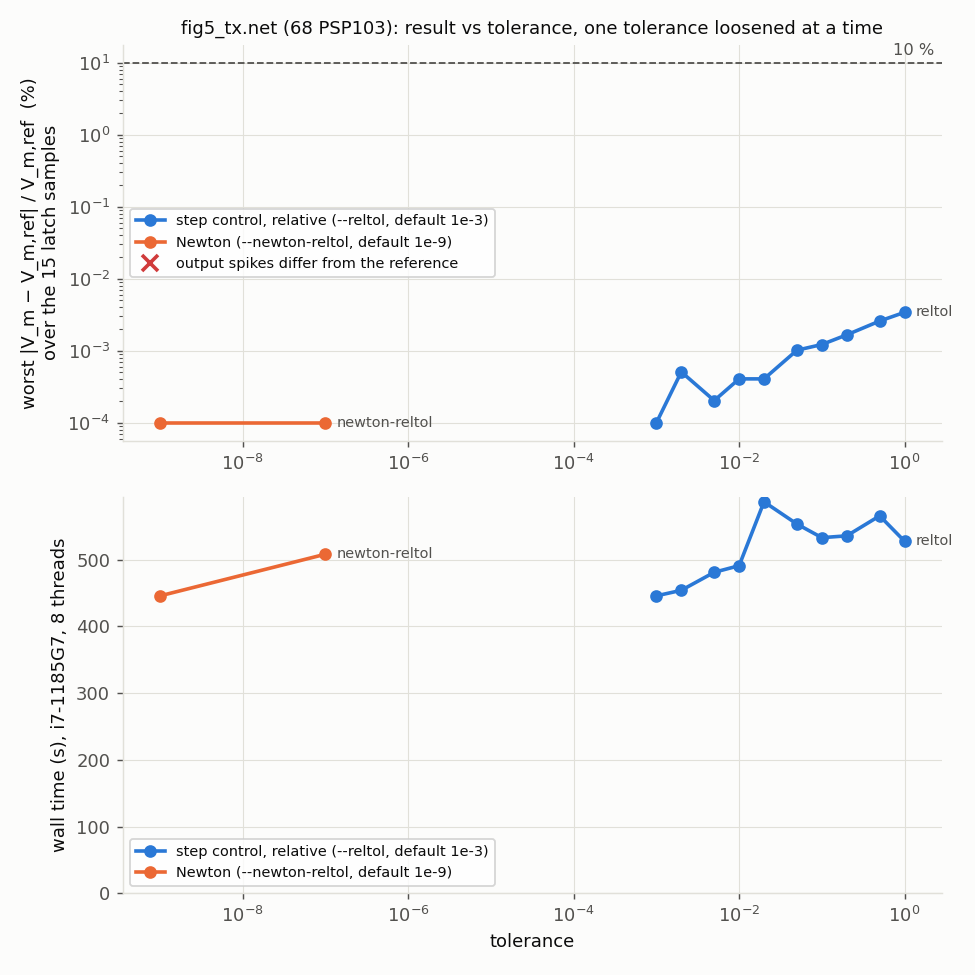

Source code (Python):
"""How far can the transient tolerances be loosened on the transistor neuron before the answer moves?

Runs `fig5_tx.net` (the Fig. 5 neuron, every block as SG13G2 transistors) at the default
tolerances -- the reference -- and then loosens one tolerance at a time, each sweep continuing
until the worst V_m difference from the reference exceeds 10 % (or the run fails):

  * `--reltol`: the step controller's relative truncation-error budget (default 1e-3): fewer
    timepoints;
  * `--newton-reltol`: each step's Newton convergence tolerance (default 1e-9): fewer
    iterations per timepoint;
  * `--abstol`: the step controller's absolute floor (default 1e-6, in each unknown's units):
    for the current-valued unknowns (|x| ~ uA) it, not reltol, sets the budget.

"The answer" is what `check_snn.py fig5` reads: V_m at the end of each of the 15 clock cycles
(the latch samples) and the output spike steps. The difference is the worst, over the 15
samples, of |V_m - V_m,ref| / |V_m,ref| (every reference sample is above 0.8 V, so the ratio is
well defined). Also recorded: wall time, timepoints, exit code.

    python circuits/snn/transistor/tolerance_study.py [--va-cli target/release/va-cli]
    python circuits/snn/transistor/tolerance_study.py --plot   # the figure, from results.jsonl

Resumable: each finished run is a line in `tolerance/results.jsonl`, and a run already there is
not repeated. Raw outputs go to `tolerance/*.out` (not committed, ~2.5 MB each).
"""
import argparse
import json
import os
import re
import subprocess
import sys
import time

HERE = os.path.dirname(os.path.abspath(__file__))
ROOT = os.path.normpath(os.path.join(HERE, "..", "..", ".."))
DECK = "circuits/snn/transistor/fig5_tx.net"
OUT = os.path.join(HERE, "tolerance")
RESULTS = os.path.join(OUT, "results.jsonl")
T, N = 250e-9, 15
LIMIT = 0.10
SWEEPS = {
    "reltol": (1e-3, [2e-3, 5e-3, 1e-2, 2e-2, 5e-2, 0.1, 0.2, 0.5, 1.0]),
    "newton-reltol": (1e-9, [1e-7, 1e-5, 1e-4, 1e-3, 1e-2, 3e-2, 0.1, 0.3, 1.0]),
    "abstol": (1e-6, [1e-5, 1e-4, 1e-3, 1e-2, 3e-2, 0.1, 0.3, 1.0]),
}


def samples(path):
    """V_m at each latch instant and the output spike steps, exactly as `check_snn.py fig5` reads
    them (V_m at (k+1)T - 0.5 ns; a spike at step k if V(spk) > 1.65 V at kT + T/2; both
    interpolated linearly between accepted points), streamed from a va-cli output file."""
    want = sorted([((k + 1) * T - 0.5e-9, "vm", k) for k in range(N)]
                  + [(k * T + T / 2, "spk", k) for k in range(N)])
    got = {"vm": [None] * N, "spk": [None] * N}
    pat = re.compile(r"\s*t=([-\d.e+]+)s.*V\(vm\)=([-\d.e+]+) V\s+V\(spk\)=([-\d.e+]+)")
    prev, i, points = None, 0, 0
    with open(path) as fh:
        for line in fh:
            m = pat.match(line)
            if not m:
                continue
            points += 1
            cur = (float(m.group(1)), {"vm": float(m.group(2)), "spk": float(m.group(3))})
            while i < len(want) and cur[0] >= want[i][0]:
                tw, key, k = want[i]
                if prev is None or cur[0] == prev[0]:
                    got[key][k] = cur[1][key]
                else:
                    (t0, a), (t1, b) = prev, cur
                    got[key][k] = a[key] + (b[key] - a[key]) * (tw - t0) / (t1 - t0)
                i += 1
            prev = cur
    spikes = [k for k, v in enumerate(got["spk"]) if v is not None and v > 1.65]
    return got["vm"], spikes, points


def run(va_cli, flag, value):
    tag = f"{flag}_{value:g}"
    out = os.path.join(OUT, tag + ".out")
    cmd = [va_cli, "sim", DECK, "--model", "models/snn", "--model",
           "models/sg13g2/psp103/psp103.va", "--tran", "--report", "clk,vm,spk", f"--{flag}",
           f"{value:g}"]
    t0 = time.time()
    with open(out, "w") as fh:
        rc = subprocess.run(cmd, cwd=ROOT, stdout=fh, stderr=subprocess.STDOUT).returncode
    wall = time.time() - t0
    vm, spikes, points = samples(out) if rc == 0 else ([None] * N, [], 0)
    return {"flag": flag, "value": value, "rc": rc, "wall_s": round(wall, 1), "points": points,
            "vm": vm, "spikes": spikes}


def load():
    if not os.path.exists(RESULTS):
        return []
    with open(RESULTS) as fh:
        return [json.loads(l) for l in fh if l.strip()]


def diff(r, ref):
    if r["rc"] != 0 or None in r["vm"]:
        return None
    return max(abs(a - b) / abs(b) for a, b in zip(r["vm"], ref["vm"]))


def study(va_cli):
    os.makedirs(OUT, exist_ok=True)
    done = {(r["flag"], r["value"]): r for r in load()}

    def get(flag, value):
        if (flag, value) not in done:
            r = run(va_cli, flag, value)
            with open(RESULTS, "a") as fh:
                fh.write(json.dumps(r) + "\n")
            done[(flag, value)] = r
        return done[(flag, value)]

    # One reference, the defaults; recorded under the first sweep's flag at its default value.
    ref = get("reltol", SWEEPS["reltol"][0])
    print(f"reference: {ref['wall_s']} s, {ref['points']} points, spikes {ref['spikes']}",
          flush=True)
    for flag, (_, values) in SWEEPS.items():
        for v in values:
            r = get(flag, v)
            d = diff(r, ref)
            print(f"--{flag} {v:g}: rc={r['rc']} {r['wall_s']} s {r['points']} points, "
                  f"spikes {r['spikes']}, worst |dV_m|/V_m = "
                  f"{'-' if d is None else f'{100 * d:.3f} %'}", flush=True)
            if d is None or d > LIMIT:
                break


def plot():
    import matplotlib
    matplotlib.use("Agg")
    import matplotlib.pyplot as plt

    rows = load()
    ref = next(r for r in rows if r["flag"] == "reltol" and r["value"] == SWEEPS["reltol"][0])
    # The dataviz reference palette: categorical slots 1-3, the critical status red (with its own
    # marker shape, never colour alone), and its chart ink / grid / surface.
    colors = {"reltol": "#2a78d6", "newton-reltol": "#eb6834", "abstol": "#1baf7a"}
    ink, ink2, grid, surface, critical = "#0b0b0b", "#52514e", "#e1e0d9", "#fcfcfb", "#d03b3b"
    plt.rcParams.update({"text.color": ink, "axes.labelcolor": ink, "xtick.color": ink2,
                         "ytick.color": ink2, "axes.edgecolor": grid})
    labels = {"reltol": "step control, relative (--reltol, default 1e-3)",
              "abstol": "step control, absolute (--abstol, default 1e-6)",
              "newton-reltol": "Newton (--newton-reltol, default 1e-9)"}
    fig, (ax1, ax2) = plt.subplots(2, 1, figsize=(7.5, 7.5), sharex=False, facecolor=surface)
    for flag, (default, values) in SWEEPS.items():
        pts = [ref if flag == "reltol" else dict(ref, flag=flag, value=default)]
        more = sorted((r for r in rows if r["flag"] == flag and r["value"] != default),
                      key=lambda r: r["value"])
        if not more:  # a sweep not run yet: nothing to show beyond the shared reference
            continue
        pts += more
        xs = [p["value"] for p in pts]
        ds = [diff(p, ref) for p in pts]
        ok = [(x, 100 * d) for x, d in zip(xs, ds) if d is not None]
        # The reference itself has zero difference: drawn at a floor so the log axis can show it.
        floor = 1e-4
        ax1.plot([x for x, _ in ok], [max(d, floor) for _, d in ok], "o-", color=colors[flag],
                 label=labels[flag], lw=2, ms=6)
        if ok:
            ax1.annotate(flag, (ok[-1][0], max(ok[-1][1], floor)), xytext=(6, 0),
                         textcoords="offset points", va="center", fontsize=8, color=ink2)
        for p, d in zip(pts, ds):
            if d is not None and p["spikes"] != ref["spikes"]:
                ax1.plot(p["value"], max(100 * d, floor), "x", color=critical, ms=11, mew=2)
        ax2.plot(xs, [p["wall_s"] for p in pts], "o-", color=colors[flag], label=labels[flag],
                 lw=2, ms=6)
        ax2.annotate(flag, (xs[-1], pts[-1]["wall_s"]), xytext=(6, 0),
                     textcoords="offset points", va="center", fontsize=8, color=ink2)
    ax1.axhline(100 * LIMIT, color=ink2, ls="--", lw=1)
    ax1.annotate("10 %", (1, 100 * LIMIT), xycoords=("axes fraction", "data"), xytext=(-4, 4),
                 textcoords="offset points", ha="right", color=ink2, fontsize=9)
    ax1.set_xscale("log")
    ax1.set_yscale("log")
    ax1.set_ylabel("worst |V_m − V_m,ref| / V_m,ref  (%)\nover the 15 latch samples")
    ax1.set_title("fig5_tx.net (68 PSP103): result vs tolerance, one tolerance loosened at a time",
                  fontsize=10)
    ax1.plot([], [], "x", color=critical, ms=9, mew=2, label="output spikes differ from the reference")
    ax1.legend(fontsize=8, loc="center left")
    ax2.set_xscale("log")
    ax2.set_xlabel("tolerance")
    ax2.set_ylabel("wall time (s), i7-1185G7, 8 threads")
    ax2.set_ylim(bottom=0)
    ax2.legend(fontsize=8)
    for ax in (ax1, ax2):
        ax.grid(True, which="major", color=grid, lw=0.6)
        ax.set_facecolor(surface)
        for side in ("top", "right"):
            ax.spines[side].set_visible(False)
    fig.tight_layout()
    path = os.path.join(HERE, "tolerance_study.png")
    fig.savefig(path, dpi=130)
    print("wrote", path)


if __name__ == "__main__":
    ap = argparse.ArgumentParser()
    ap.add_argument("--va-cli", default=os.path.join(ROOT, "target", "release", "va-cli"))
    ap.add_argument("--plot", action="store_true")
    a = ap.parse_args()
    plot() if a.plot else study(a.va_cli)
    sys.exit(0)
